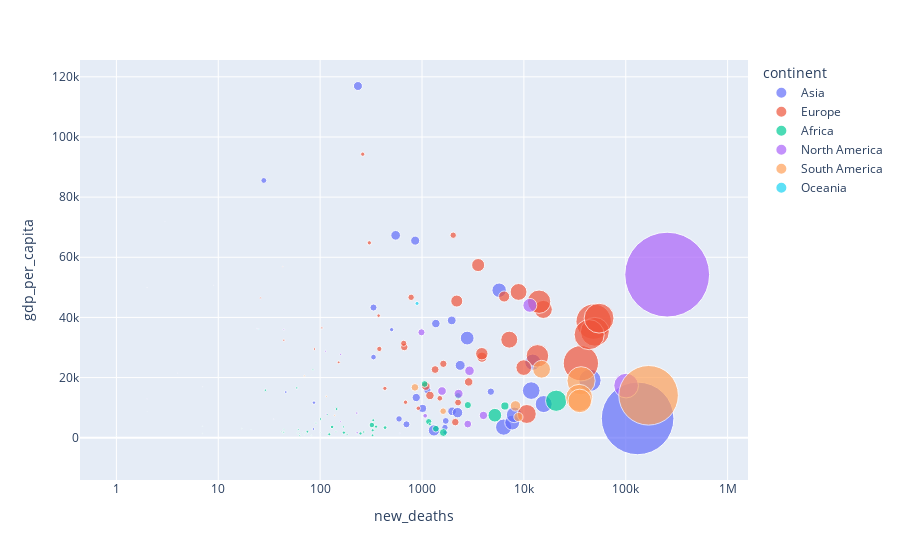

Notebook code for this chart:
### Code cell
fig = px.scatter(df_grouped, 
                 x="new_deaths", y="gdp_per_capita", size="new_cases", color="continent",
                 hover_name="location", log_x=True, size_max=60)
fig.show()

### Figure 1 — Plotly figure (JSON) as saved in the notebook; plotly's stock layout.template omitted (floating-point values rounded to 4 significant figures)
{"data": [{"hovertemplate": "<b>%{hovertext}</b><br><br>continent=Asia<br>new_deaths=%{x}<br>gdp_per_capita=%{y}<br>new_cases=%{marker.size}<extra></extra>", "hovertext": ["Afghanistan", "Armenia", "Azerbaijan", "Bahrain", "Bangladesh", "Bhutan", "Brunei", "Cambodia", "China", "Georgia", "Hong Kong", "India", "Indonesia", "Iran", "Iraq", "Israel", "Japan", "Jordan", "Kazakhstan", "Kuwait", "Kyrgyzstan", "Laos", "Lebanon", "Malaysia", "Maldives", "Mongolia", "Myanmar", "Nepal", "Oman", "Pakistan", "Palestine", "Philippines", "Qatar", "Saudi Arabia", "Singapore", "South Korea", "Sri Lanka", "Tajikistan", "Thailand", "Timor", "Turkey", "United Arab Emirates", "Uzbekistan", "Vietnam", "Yemen"], "legendgroup": "Asia", "marker": {"color": "#636efa", "size": [44724, 126175, 92858, 84159, 444207, 370, 148, 306, 91673, 108321, 0, 8904222, 490142, 848497, 526690, 322100, 129853, 182984, 169137, 138527, 68772, 24, 115041, 54659, 12467, 640, 78519, 217042, 121524, 375532, 82682, 412226, 136761, 354089, 58131, 30768, 20161, 11806, 3903, 30, 443403, 157339, 70749, 1301, 2095], "sizemode": "area", "sizeref": 3376.0, "symbol": "circle"}, "mode": "markers", "name": "Asia", "orientation": "v", "showlegend": true, "type": "scatter", "x": [1694, 1973, 1128, 334, 6330, 0, 3, 0, 4738, 1012, 0, 130733, 15648, 44482, 11798, 2775, 1958, 2233, 2369, 857, 1679, 0, 878, 334, 46, 0, 1710, 1310, 1367, 7680, 704, 8025, 235, 5719, 28, 503, 87, 86, 59, 0, 12230, 551, 595, 35, 607], "xaxis": "x", "y": [1804.0, 8788.0, 15850.0, 43290.0, 3524.0, 8709.0, 71810.0, 3645.0, 15310.0, 9745.0, 56050.0, 6427.0, 11190.0, 19080.0, 15660.0, 33130.0, 39000.0, 8337.0, 24060.0, 65530.0, 3393.0, 6397.0, 13370.0, 26810.0, 15180.0, 11840.0, 5592.0, 2443.0, 37960.0, 5035.0, 4450.0, 7599.0, 116900.0, 49050.0, 85540.0, 35940.0, 11670.0, 2897.0, 16280.0, 6570.0, 25130.0, 67290.0, 6253.0, 6172.0, 1479.0], "yaxis": "y"}, {"hovertemplate": "<b>%{hovertext}</b><br><br>continent=Europe<br>new_deaths=%{x}<br>gdp_per_capita=%{y}<br>new_cases=%{marker.size}<extra></extra>", "hovertext": ["Albania", "Austria", "Belarus", "Belgium", "Bosnia and Herzegovina", "Bulgaria", "Croatia", "Cyprus", "Czech Republic", "Denmark", "Estonia", "Finland", "France", "Germany", "Greece", "Hungary", "Iceland", "Ireland", "Italy", "Kosovo", "Latvia", "Lithuania", "Luxembourg", "Macedonia", "Malta", "Moldova", "Montenegro", "Netherlands", "Norway", "Poland", "Portugal", "Romania", "Russia", "San Marino", "Serbia", "Slovakia", "Slovenia", "Spain", "Sweden", "Switzerland", "Ukraine", "United Kingdom"], "legendgroup": "Europe", "marker": {"color": "#EF553B", "size": [32504, 244381, 123532, 554685, 79321, 121477, 103234, 8626, 486837, 69209, 9666, 21531, 2117166, 924920, 90922, 176202, 5236, 69523, 1404949, 33977, 13108, 46954, 31192, 54414, 8487, 96654, 30642, 480338, 31186, 859737, 259369, 415439, 2102835, 1404, 120976, 95845, 65073, 1536225, 207576, 288466, 605853, 1504328], "sizemode": "area", "sizeref": 3376.0, "symbol": "circle"}, "mode": "markers", "name": "Europe", "orientation": "v", "showlegend": true, "type": "scatter", "x": [689, 2194, 1090, 15503, 2259, 2871, 1345, 44, 7187, 782, 88, 375, 48421, 14099, 1619, 3879, 26, 2024, 49784, 919, 152, 381, 262, 1496, 104, 2122, 432, 8866, 304, 13585, 3865, 9972, 36262, 43, 1196, 670, 661, 43746, 6403, 3557, 10685, 54703], "xaxis": "x", "y": [11800.0, 45440.0, 17170.0, 42660.0, 11710.0, 18560.0, 22670.0, 32420.0, 32610.0, 46680.0, 29480.0, 40590.0, 38610.0, 45230.0, 24570.0, 26780.0, 46480.0, 67340.0, 35220.0, 9796.0, 25060.0, 29520.0, 94280.0, 13110.0, 36510.0, 5190.0, 16410.0, 48470.0, 64800.0, 27220.0, 27940.0, 23310.0, 24770.0, 56860.0, 14050.0, 30160.0, 31400.0, 34270.0, 46950.0, 57410.0, 7894.0, 39750.0], "yaxis": "y"}, {"hovertemplate": "<b>%{hovertext}</b><br><br>continent=Africa<br>new_deaths=%{x}<br>gdp_per_capita=%{y}<br>new_cases=%{marker.size}<extra></extra>", "hovertext": ["Algeria", "Angola", "Benin", "Botswana", "Burkina Faso", "Burundi", "Cameroon", "Cape Verde", "Central African Republic", "Chad", "Comoros", "Congo", "Cote d'Ivoire", "Democratic Republic of Congo", "Djibouti", "Egypt", "Equatorial Guinea", "Eritrea", "Ethiopia", "Gabon", "Gambia", "Ghana", "Guinea", "Guinea-Bissau", "Kenya", "Lesotho", "Liberia", "Libya", "Madagascar", "Malawi", "Mali", "Mauritania", "Mauritius", "Morocco", "Mozambique", "Namibia", "Niger", "Nigeria", "Rwanda", "Sao Tome and Principe", "Senegal", "Seychelles", "Sierra Leone", "South Africa", "South Sudan", "Sudan", "Swaziland", "Tanzania", "Togo", "Tunisia", "Uganda", "Zambia", "Zimbabwe"], "legendgroup": "Africa", "marker": {"color": "#00cc96", "size": [74415, 14273, 3064, 9490, 2686, 661, 23460, 10113, 4907, 1585, 583, 5586, 21070, 12184, 5664, 112755, 5128, 551, 104494, 9113, 3681, 50672, 12749, 2393, 76949, 2085, 1549, 76321, 17241, 5988, 4181, 8054, 493, 315714, 14745, 13622, 1366, 66031, 5625, 978, 15805, 165, 2385, 763496, 3032, 15839, 6159, 509, 2811, 88241, 17663, 17289, 9171], "sizemode": "area", "sizeref": 3376.0, "symbol": "circle"}, "mode": "markers", "name": "Africa", "orientation": "v", "showlegend": true, "type": "scatter", "x": [2261, 332, 42, 29, 68, 1, 434, 101, 63, 101, 7, 91, 131, 327, 61, 6511, 85, 0, 1620, 59, 122, 322, 75, 43, 1368, 44, 82, 1061, 249, 184, 143, 169, 10, 5187, 123, 145, 70, 1164, 44, 17, 328, 0, 74, 20751, 60, 1193, 118, 21, 63, 2817, 171, 354, 268], "xaxis": "x", "y": [13910.0, 5819.0, 2064.0, 15810.0, 1703.0, 702.2, 3365.0, 6223.0, 661.2, 1768.0, 1414.0, 4881.0, 3601.0, 808.1, 2705.0, 10550.0, 22600.0, 1510.0, 1730.0, 16560.0, 1562.0, 4228.0, 1999.0, 1549.0, 2993.0, 2851.0, 752.8, 17880.0, 1416.0, 1095.0, 2014.0, 3598.0, 20290.0, 7485.0, 1136.0, 9542.0, 926, 5338.0, 1854.0, 3053.0, 2471.0, 26380.0, 1390.0, 12290.0, 1570.0, 4467.0, 7739.0, 2683.0, 1430.0, 10850.0, 1698.0, 3689.0, 1900.0], "yaxis": "y"}, {"hovertemplate": "<b>%{hovertext}</b><br><br>continent=North America<br>new_deaths=%{x}<br>gdp_per_capita=%{y}<br>new_cases=%{marker.size}<extra></extra>", "hovertext": ["Antigua and Barbuda", "Aruba", "Bahamas", "Barbados", "Belize", "Bermuda", "Canada", "Cayman Islands", "Costa Rica", "Dominica", "Dominican Republic", "El Salvador", "Grenada", "Guatemala", "Haiti", "Honduras", "Jamaica", "Mexico", "Nicaragua", "Panama", "Puerto Rico", "Saint Kitts and Nevis", "Saint Lucia", "Saint Vincent and the Grenadines", "Sint Maarten (Dutch part)", "Trinidad and Tobago", "United States"], "legendgroup": "North America", "marker": {"color": "#ab63fa", "size": [139, 4599, 7286, 259, 5129, 227, 328339, 260, 126560, 77, 137199, 37379, 41, 117209, 9155, 103484, 9864, 1030324, 5725, 153370, 84094, 20, 220, 84, 990, 6126, 12153133], "sizemode": "area", "sizeref": 3376.0, "symbol": "circle"}, "mode": "markers", "name": "North America", "orientation": "v", "showlegend": true, "type": "scatter", "x": [4, 44, 159, 7, 115, 9, 11443, 2, 1571, 0, 2285, 1074, 0, 4009, 231, 2813, 229, 100851, 159, 2926, 988, 0, 2, 0, 24, 113, 254995], "xaxis": "x", "y": [21490.0, 35970.0, 27720.0, 16980.0, 7824.0, 50670.0, 44020.0, 49900.0, 15520.0, 9673.0, 14600.0, 7292.0, 13590.0, 7424.0, 1653.0, 4542.0, 8194.0, 17340.0, 5321.0, 22270.0, 35040.0, 24650.0, 12950.0, 10730.0, 36330.0, 28760.0, 54230.0], "yaxis": "y"}, {"hovertemplate": "<b>%{hovertext}</b><br><br>continent=South America<br>new_deaths=%{x}<br>gdp_per_capita=%{y}<br>new_cases=%{marker.size}<extra></extra>", "hovertext": ["Argentina", "Bolivia", "Brazil", "Chile", "Colombia", "Ecuador", "Guyana", "Paraguay", "Peru", "Suriname", "Uruguay", "Venezuela"], "legendgroup": "South America", "marker": {"color": "#FFA15A", "size": [1345975, 142743, 5995301, 537100, 1234323, 186348, 4989, 74768, 937658, 5250, 4665, 98077], "sizemode": "area", "sizeref": 3376.0, "symbol": "circle"}, "mode": "markers", "name": "South America", "orientation": "v", "showlegend": true, "type": "scatter", "x": [36421, 8832, 167496, 14928, 34915, 8268, 139, 1612, 35363, 115, 70, 852], "xaxis": "x", "y": [18930.0, 6886.0, 14100.0, 22770.0, 13250.0, 10580.0, 7435.0, 8827.0, 12240.0, 13770.0, 20550.0, 16750.0], "yaxis": "y"}, {"hovertemplate": "<b>%{hovertext}</b><br><br>continent=Oceania<br>new_deaths=%{x}<br>gdp_per_capita=%{y}<br>new_cases=%{marker.size}<extra></extra>", "hovertext": ["Australia", "Fiji", "Marshall Islands", "New Zealand", "Papua New Guinea", "Solomon Islands", "Vanuatu"], "legendgroup": "Oceania", "marker": {"color": "#19d3f3", "size": [27739, 35, 4, 1672, 604, 16, 1], "sizemode": "area", "sizeref": 3376.0, "symbol": "circle"}, "mode": "markers", "name": "Oceania", "orientation": "v", "showlegend": true, "type": "scatter", "x": [894, 2, 0, 25, 7, 0, 0], "xaxis": "x", "y": [44650.0, 8703.0, 3819.0, 36090.0, 3823.0, 2206.0, 2922.0], "yaxis": "y"}], "layout": {"legend": {"itemsizing": "constant", "title": {"text": "continent"}, "tracegroupgap": 0}, "margin": {"t": 60}, "xaxis": {"anchor": "y", "domain": [0, 1], "title": {"text": "new_deaths"}, "type": "log"}, "yaxis": {"anchor": "x", "domain": [0, 1], "title": {"text": "gdp_per_capita"}}}}
